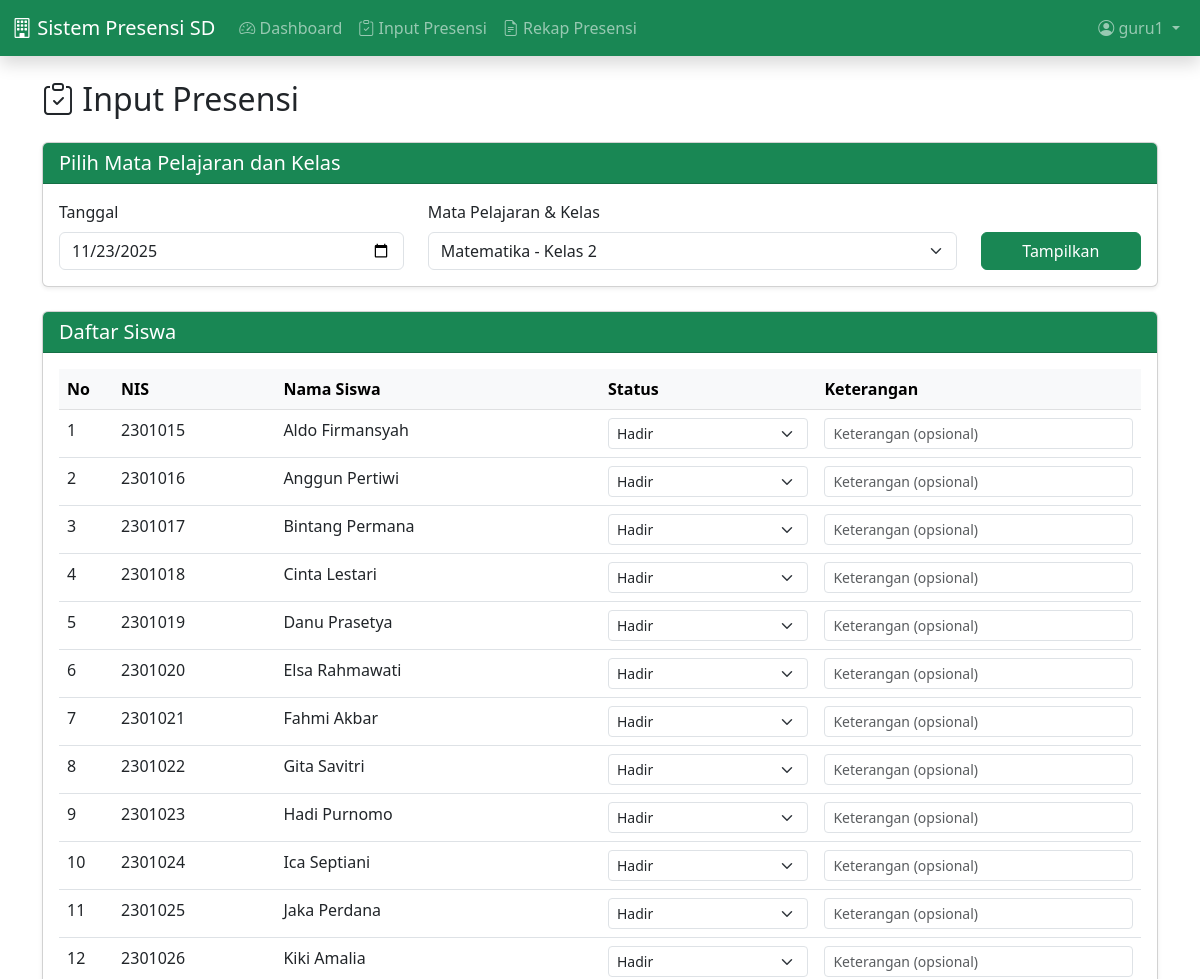
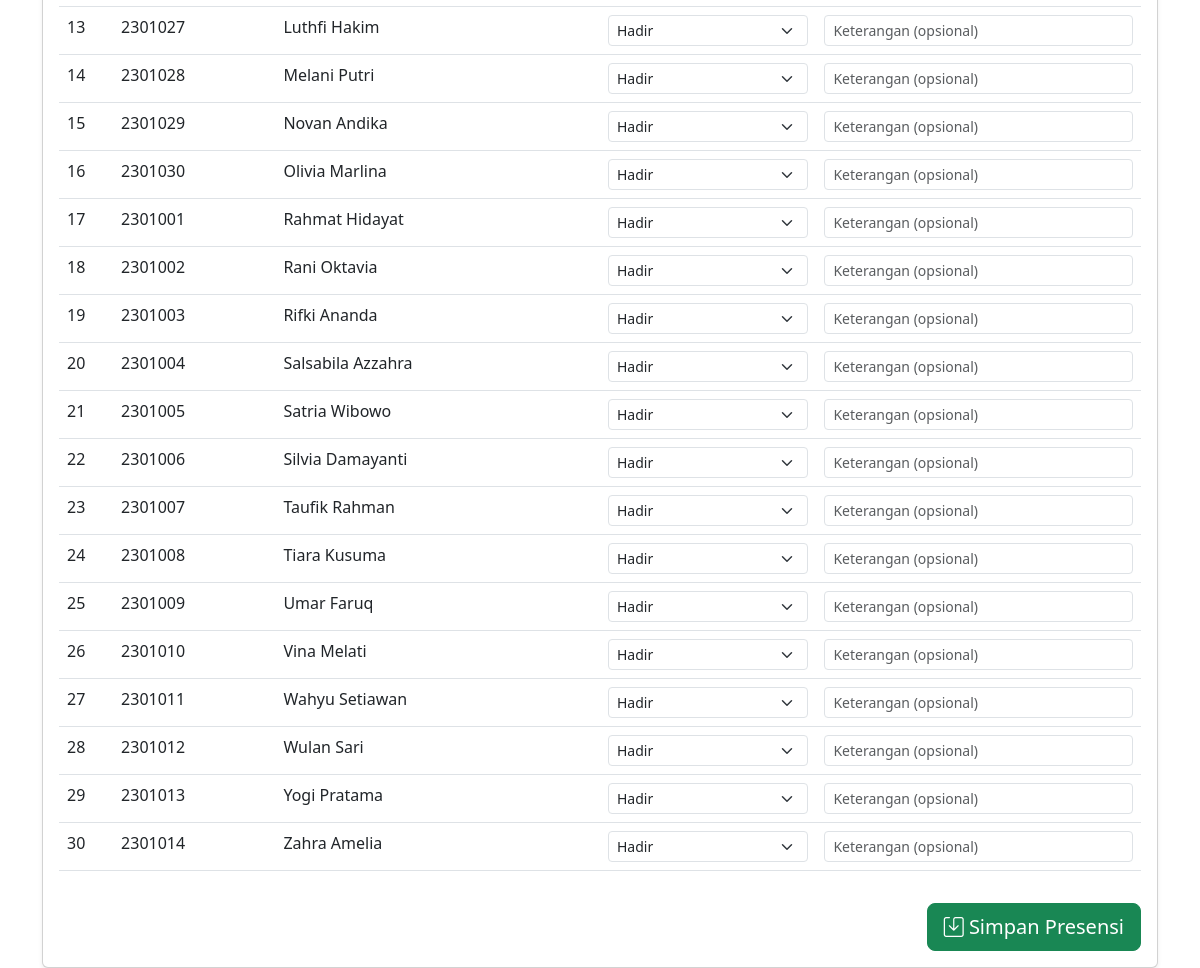
Page /input_presensi.php?id_mapel=2&id_kelas=2 (signed in) on the committed database (2 pictures, top to bottom).
### tables this page shows
CREATE TABLE `siswa` (
  `NIS` int(11) NOT NULL,
  `nama_siswa` varchar(150) DEFAULT NULL,
  `Admin_ID` int(11) NOT NULL
);

### input_presensi.php (the view, shortened to what this page needs)
<?php
require_once 'db.php';
$username = $_SESSION['username'];
$guru_query = mysqli_query($conn, "SELECT g.* FROM guru g
                                    JOIN akun a ON g.ID_Guru = SUBSTRING(a.Username, 5)
                                    WHERE a.Username = '$username'");
$guru_data = mysqli_fetch_assoc($guru_query);
$id_guru = $guru_data['ID_Guru'];
$mapel_list = mysqli_query($conn, "SELECT mp.*, k.Nama_Kelas
                                    FROM mata_pelajaran mp
                                    JOIN kelas k ON mp.Kelas = k.ID_Kelas
                                    WHERE mp.id_guru = $id_guru
                                    ORDER BY k.ID_Kelas");
$id_mapel = isset($_GET['id_mapel']) ? $_GET['id_mapel'] : '';
$id_kelas = isset($_GET['id_kelas']) ? $_GET['id_kelas'] : '';
$tanggal = date('Y-m-d');
$siswa_list = [];
if ($id_mapel && $id_kelas) {
    $siswa_query = mysqli_query($conn, "SELECT s.*,
                                        (SELECT status FROM presensi
                                         WHERE nis = s.NIS
                                         AND id_kelas = $id_kelas
                                         AND id_mapel = $id_mapel
                                         AND tanggal = '$tanggal') as status_presensi,
                                        (SELECT keterangan FROM presensi
                                         WHERE nis = s.NIS
                                         AND id_kelas = $id_kelas
                                         AND id_mapel = $id_mapel
                                         AND tanggal = '$tanggal') as ket_presensi
                                        FROM siswa s
                                        JOIN kelas_siswa ks ON s.NIS = ks.nis
                                        WHERE ks.id_kelas = $id_kelas
                                        ORDER BY s.nama_siswa");
    while ($row = mysqli_fetch_assoc($siswa_query)) {
        $siswa_list[] = $row;
    }
}
?>
<!DOCTYPE html>
<html lang="id">
<head>
    <link href="https://cdn.jsdelivr.net/npm/bootstrap@5.3.0/dist/css/bootstrap.min.css" rel="stylesheet">
    <link rel="stylesheet" href="https://cdn.jsdelivr.net/npm/bootstrap-icons@1.10.0/font/bootstrap-icons.css">
</head>
<body>
    <?php include 'navbar.php'; ?>
    <div class="container mt-4">
        <h2 class="mb-4"><i class="bi bi-clipboard-check"></i> Input Presensi</h2>
        <div class="card shadow-sm mb-4">
            <div class="card-header bg-success text-white">
                <h5 class="mb-0">Pilih Mata Pelajaran dan Kelas</h5>
            </div>
            <div class="card-body">
                <form method="GET" action="">
                    <div class="row">
                        <div class="col-md-4">
                            <label class="form-label">Tanggal</label>
                            <input type="date" class="form-control" name="tanggal" value="<?= $tanggal ?>" required>
                        </div>
                        <div class="col-md-6">
                            <label class="form-label">Mata Pelajaran & Kelas</label>
                            <select class="form-select" name="mapel_kelas" required onchange="this.form.submit()">
                                <?php while ($mapel = mysqli_fetch_assoc($mapel_list)): ?>
                                    <option value="<?= $mapel['ID_MaPel'] ?>|<?= $mapel['Kelas'] ?>"
                                            <?= ($id_mapel == $mapel['ID_MaPel'] && $id_kelas == $mapel['Kelas']) ? 'selected' : '' ?>>
                                        <?= $mapel['Nama_MaPel'] ?> - <?= $mapel['Nama_Kelas'] ?>
                                    </option>
                                <?php endwhile; ?>
                            </select>
                        </div>
                        <div class="col-md-2">
                            <label class="form-label">&nbsp;</label>
                            <button type="submit" class="btn btn-success w-100">Tampilkan</button>
                        </div>
                    </div>
                </form>
            </div>
        </div>
        <?php if (!empty($siswa_list)): ?>
        <form method="POST" action="">
            <div class="card shadow-sm">
                <div class="card-header bg-success text-white">
                    <h5 class="mb-0">Daftar Siswa</h5>
                </div>
                <div class="card-body">
                    <div class="table-responsive">
                        <table class="table table-hover">
                            <thead class="table-light">
                                <tr>
                                    <th width="5%">No</th>
                                    <th width="15%">NIS</th>
                                    <th width="30%">Nama Siswa</th>
                                    <th width="20%">Status</th>
                                    <th width="30%">Keterangan</th>
                                </tr>
                            </thead>
                            <tbody>
                                <?php
                                $no = 1;
                                foreach ($siswa_list as $siswa):
                                ?>
                                <tr>
                                    <td><?= $no++ ?></td>
                                    <td><?= $siswa['NIS'] ?></td>
                                    <td><?= $siswa['nama_siswa'] ?></td>
                                    <td>
                                        <select class="form-select form-select-sm" name="status[<?= $siswa['NIS'] ?>]" required>
                                            <option value="Hadir" <?= ($siswa['status_presensi'] == 'Hadir') ? 'selected' : '' ?>>Hadir</option>
                                        </select>
                                    </td>
                                    <td>
                                        <input type="text" class="form-control form-control-sm"
                                               name="keterangan[<?= $siswa['NIS'] ?>]"
                                               value="<?= $siswa['ket_presensi'] ?>"
                                               placeholder="Keterangan (opsional)">
                                    </td>
                                </tr>
                                <?php endforeach; ?>
                            </tbody>
                        </table>
                    </div>
                    <div class="text-end mt-3">
                        <button type="submit" name="simpan_presensi" class="btn btn-success btn-lg">
                            <i class="bi bi-save"></i> Simpan Presensi
                        </button>
                    </div>
                </div>
            </div>
        </form>
        <?php endif; ?>
    </div>
</body>
</html>

### rows in the picture
siswa: NIS "2301015", nama_siswa "Aldo Firmansyah", NIS "Hadir"
siswa: NIS "2301016", nama_siswa "Anggun Pertiwi", NIS "Hadir"
siswa: NIS "2301017", nama_siswa "Bintang Permana", NIS "Hadir"
siswa: NIS "2301018", nama_siswa "Cinta Lestari", NIS "Hadir"
siswa: NIS "2301019", nama_siswa "Danu Prasetya", NIS "Hadir"
siswa: NIS "2301020", nama_siswa "Elsa Rahmawati", NIS "Hadir"
siswa: NIS "2301021", nama_siswa "Fahmi Akbar", NIS "Hadir"
siswa: NIS "2301022", nama_siswa "Gita Savitri", NIS "Hadir"
siswa: NIS "2301023", nama_siswa "Hadi Purnomo", NIS "Hadir"
siswa: NIS "2301024", nama_siswa "Ica Septiani", NIS "Hadir"
siswa: NIS "2301025", nama_siswa "Jaka Perdana", NIS "Hadir"
siswa: NIS "2301026", nama_siswa "Kiki Amalia", NIS "Hadir"
siswa: NIS "2301027", nama_siswa "Luthfi Hakim", NIS "Hadir"
siswa: NIS "2301028", nama_siswa "Melani Putri", NIS "Hadir"
siswa: NIS "2301029", nama_siswa "Novan Andika", NIS "Hadir"
siswa: NIS "2301030", nama_siswa "Olivia Marlina", NIS "Hadir"
siswa: NIS "2301001", nama_siswa "Rahmat Hidayat", NIS "Hadir"
siswa: NIS "2301002", nama_siswa "Rani Oktavia", NIS "Hadir"
siswa: NIS "2301003", nama_siswa "Rifki Ananda", NIS "Hadir"
siswa: NIS "2301004", nama_siswa "Salsabila Azzahra", NIS "Hadir"
siswa: NIS "2301005", nama_siswa "Satria Wibowo", NIS "Hadir"
siswa: NIS "2301006", nama_siswa "Silvia Damayanti", NIS "Hadir"
siswa: NIS "2301007", nama_siswa "Taufik Rahman", NIS "Hadir"
siswa: NIS "2301008", nama_siswa "Tiara Kusuma", NIS "Hadir"
siswa: NIS "2301009", nama_siswa "Umar Faruq", NIS "Hadir"
siswa: NIS "2301010", nama_siswa "Vina Melati", NIS "Hadir"
siswa: NIS "2301011", nama_siswa "Wahyu Setiawan", NIS "Hadir"
siswa: NIS "2301012", nama_siswa "Wulan Sari", NIS "Hadir"
siswa: NIS "2301013", nama_siswa "Yogi Pratama", NIS "Hadir"
siswa: NIS "2301014", nama_siswa "Zahra Amelia", NIS "Hadir"

### other values in the picture
$_SESSION['username'] "guru1"
form field mapel_kelas "Matematika - Kelas 2"
